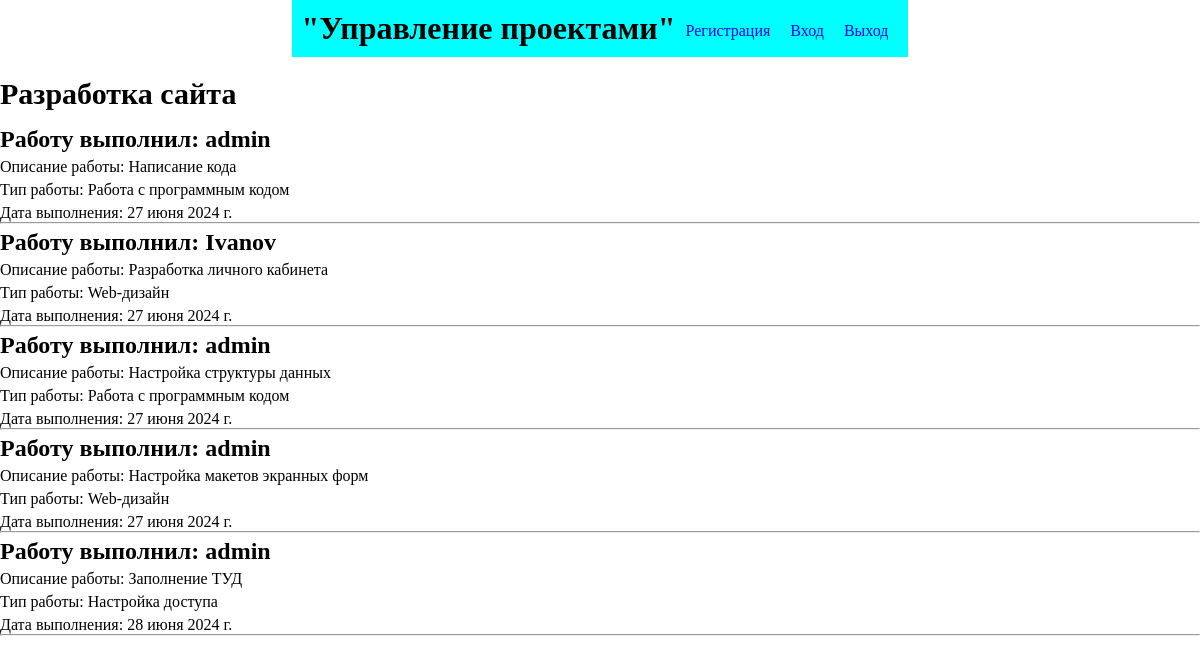
Page /works_by_project/1 on the committed database.
### main/models.py (models this page shows, shortened)
class Project(models.Model):
    STATUS_CHOICE = (
        ("В работе", "В работе"),
        ("Завершен", "Завершен"),
    )
    name = models.CharField('Название', max_length=255)
    date_start = models.DateField('Дата начала')
    date_end = models.DateField('Дата сдачи')
    status = models.CharField("Статус проекта", choices=STATUS_CHOICE, max_length=50)
    class Meta:
        verbose_name = 'Проект'
        verbose_name_plural = 'Проекты'

class WorkOnProject(models.Model):
    project = models.ForeignKey(Project, on_delete=models.CASCADE, verbose_name='Проект')
    worker = models.ForeignKey(AdvUser, on_delete=models.CASCADE, verbose_name='Сотрудник')
    description = models.TextField('Описание')
    type_work = models.ForeignKey(TypeWork, on_delete=models.CASCADE, verbose_name='Вид работы')
    dat = models.DateField("Дата")
    class Meta:
        verbose_name = 'Работа по проекту'
        verbose_name_plural = 'Работы по проектам'

class AdvUser(AbstractUser):
    dolzn = models.ForeignKey(Dolzn, on_delete=models.CASCADE, null=True, blank=True, verbose_name='Должность')
    class Meta:
        verbose_name = 'Сотрудник'
        verbose_name_plural = 'Сотрудники'
    def __str__(self):
        return self.username

class TypeWork(models.Model):
    name = models.CharField('Название', max_length=255)
    class Meta:
        verbose_name = 'Вид работы'
        verbose_name_plural = 'Виды работ'
    def __str__(self):
        return self.name

### main/views.py (the view)
# urls.py: path('works_by_project/<int:pk>', works_by_project, name='works_by_project'),
def works_by_project(request, pk):
    wokrs = WorkOnProject.objects.filter(project_id=pk)
    project = Project.objects.get(pk=pk)
    context = {
        "works": wokrs,
        "project": project,
    }
    return render(request, 'works_by_project.html', context)

### main/templates/works_by_project.html
{% extends "base.html" %}
{% load static %}
{% block content %}
	<h1 class="greeting-text">{{ project.name }}</h1>
	{% for work in works %}
		<div class="work_container">
			<h2>Работу выполнил: {{ work.worker }}</h2>
			<p>Описание работы: {{ work.description }}</p>
			<p>Тип работы: {{ work.type_work }}</p>
			<p>Дата выполнения: {{ work.dat }}</p>
			<hr>
		</div>
	{% endfor %}
{% endblock %}

### main/templates/base.html (shortened to what this page needs)
{% load static %}
<!DOCTYPE html>
<!DOCTYPE html>
<html lang="ru">
<head>
	<link rel="stylesheet" href="{% static 'style.css' %}">
</head>
<body>
	<div id="app">
		<header>
			<h1 class="my-header-title"><a href="{% url 'main_page' %}">"Управление проектами"</a></h1>
			<p class="reg-link"><a href="{% url 'register' %}">Регистрация</a></p>
			<p class="reg-link"><a href="{% url 'login' %}">Вход</a></p>
			<p class="reg-link"><a href="{% url 'logout' %}">Выход</a></p>
		</header>
		<main id="main">
			{% block content %}
			{% endblock %}
		</main>
	</div>
</body>
</html>

### main/static/style.css (style rules this page uses)
* { margin: 0; padding: 0; }
#app { max-width: 1400px; margin: 0 auto; padding: 0; justify-content: center; align-items: center; }
header { display: flex; background: aqua; justify-self: center; align-items: center; }
.my-header-title { padding: 10px; margin: auto; }
.my-header-title a { color: black; text-decoration: none; }
.greeting-text { margin-top: 20px; font-size: 30px; margin-bottom: 15px; }
.reg-link { padding-right: 20px; }
.reg-link a { text-decoration: none; }
p { margin-top: 5px; }
.work_container { margin-bottom: 5px; }

### rows in the picture
Project: name "Разработка сайта"
WorkOnProject: worker "admin", description "Написание кода", type_work "Работа с программным кодом", dat "27 июня 2024 г."
WorkOnProject: worker "Ivanov", description "Разработка личного кабинета", type_work "Web-дизайн", dat "27 июня 2024 г."
WorkOnProject: worker "admin", description "Настройка структуры данных", type_work "Работа с программным кодом", dat "27 июня 2024 г."
WorkOnProject: worker "admin", description "Настройка макетов экранных форм", type_work "Web-дизайн", dat "27 июня 2024 г."
WorkOnProject: worker "admin", description "Заполнение ТУД", type_work "Настройка доступа", dat "28 июня 2024 г."
